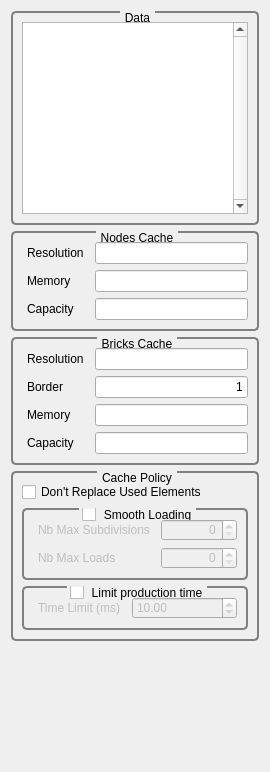
<?xml version="1.0" encoding="UTF-8"?>
<ui version="4.0">
 <class>GvvQCacheEditor</class>
 <widget class="QWidget" name="GvvQCacheEditor">
  <property name="geometry">
   <rect>
    <x>0</x>
    <y>0</y>
    <width>270</width>
    <height>772</height>
   </rect>
  </property>
  <property name="sizePolicy">
   <sizepolicy hsizetype="Preferred" vsizetype="Preferred">
    <horstretch>0</horstretch>
    <verstretch>0</verstretch>
   </sizepolicy>
  </property>
  <property name="windowTitle">
   <string>Cache Editor</string>
  </property>
  <property name="styleSheet">
   <string notr="true">QGroupBox
{
     background-color: qlineargradient(x1: 0, y1: 0, x2: 0, y2: 1,
                                       stop: 0 #E0E0E0, stop: 1 #FFFFFF);
     border: 2px solid gray;
     border-radius: 5px;
     margin-top: 1ex; /* leave space at the top for the title */
 }

 QGroupBox::title
{
	 subcontrol-origin: margin;
     subcontrol-position: top center; /* position at the top center */
     padding: 0 3px;
   /*  background-color: qlineargradient(x1: 0, y1: 0, x2: 0, y2: 1,
                                       stop: 0 #DDDDDD, stop: 1 #FFFFFF);*/
     border-radius: 3px;
 }

QLabel
{
	border-radius: 4px;
	padding: 2px;
 }
</string>
  </property>
  <layout class="QVBoxLayout" name="verticalLayout_3">
   <item>
    <widget class="QGroupBox" name="_dataTypeGroupBox">
     <property name="sizePolicy">
      <sizepolicy hsizetype="Preferred" vsizetype="Preferred">
       <horstretch>0</horstretch>
       <verstretch>0</verstretch>
      </sizepolicy>
     </property>
     <property name="title">
      <string>Data</string>
     </property>
     <layout class="QVBoxLayout" name="verticalLayout">
      <item>
       <widget class="QTableWidget" name="_dataTableWidget">
        <property name="sizePolicy">
         <sizepolicy hsizetype="Expanding" vsizetype="Preferred">
          <horstretch>0</horstretch>
          <verstretch>0</verstretch>
         </sizepolicy>
        </property>
        <property name="verticalScrollBarPolicy">
         <enum>Qt::ScrollBarAlwaysOn</enum>
        </property>
        <property name="alternatingRowColors">
         <bool>true</bool>
        </property>
       </widget>
      </item>
     </layout>
    </widget>
   </item>
   <item>
    <widget class="QGroupBox" name="groupBox_6">
     <property name="title">
      <string>Nodes Cache</string>
     </property>
     <layout class="QGridLayout" name="gridLayout_5">
      <item row="0" column="0">
       <widget class="QLabel" name="label_7">
        <property name="text">
         <string>Resolution</string>
        </property>
       </widget>
      </item>
      <item row="1" column="0">
       <widget class="QLabel" name="label_8">
        <property name="text">
         <string>Memory</string>
        </property>
       </widget>
      </item>
      <item row="1" column="1">
       <widget class="QLineEdit" name="_nodeCacheMemoryLineEdit">
        <property name="layoutDirection">
         <enum>Qt::LeftToRight</enum>
        </property>
        <property name="text">
         <string/>
        </property>
        <property name="alignment">
         <set>Qt::AlignRight|Qt::AlignTrailing|Qt::AlignVCenter</set>
        </property>
        <property name="readOnly">
         <bool>true</bool>
        </property>
       </widget>
      </item>
      <item row="2" column="0">
       <widget class="QLabel" name="label_9">
        <property name="text">
         <string>Capacity</string>
        </property>
       </widget>
      </item>
      <item row="2" column="1">
       <widget class="QLineEdit" name="_nodeCacheCapacityLineEdit">
        <property name="layoutDirection">
         <enum>Qt::LeftToRight</enum>
        </property>
        <property name="text">
         <string/>
        </property>
        <property name="alignment">
         <set>Qt::AlignRight|Qt::AlignTrailing|Qt::AlignVCenter</set>
        </property>
        <property name="readOnly">
         <bool>true</bool>
        </property>
       </widget>
      </item>
      <item row="0" column="1">
       <widget class="QLineEdit" name="_nodeTileResolutionLineEdit">
        <property name="alignment">
         <set>Qt::AlignRight|Qt::AlignTrailing|Qt::AlignVCenter</set>
        </property>
        <property name="readOnly">
         <bool>true</bool>
        </property>
       </widget>
      </item>
     </layout>
    </widget>
   </item>
   <item>
    <widget class="QGroupBox" name="groupBox_7">
     <property name="title">
      <string>Bricks Cache</string>
     </property>
     <layout class="QGridLayout" name="gridLayout_6">
      <item row="0" column="0">
       <widget class="QLabel" name="label_10">
        <property name="text">
         <string>Resolution</string>
        </property>
       </widget>
      </item>
      <item row="1" column="0">
       <widget class="QLabel" name="label_11">
        <property name="text">
         <string>Border</string>
        </property>
       </widget>
      </item>
      <item row="1" column="1">
       <widget class="QLineEdit" name="_brickBorderSizeLineEdit">
        <property name="layoutDirection">
         <enum>Qt::LeftToRight</enum>
        </property>
        <property name="text">
         <string>1</string>
        </property>
        <property name="alignment">
         <set>Qt::AlignRight|Qt::AlignTrailing|Qt::AlignVCenter</set>
        </property>
        <property name="readOnly">
         <bool>true</bool>
        </property>
       </widget>
      </item>
      <item row="2" column="0">
       <widget class="QLabel" name="label_12">
        <property name="text">
         <string>Memory</string>
        </property>
       </widget>
      </item>
      <item row="2" column="1">
       <widget class="QLineEdit" name="_brickCacheMemoryLineEdit">
        <property name="layoutDirection">
         <enum>Qt::LeftToRight</enum>
        </property>
        <property name="text">
         <string/>
        </property>
        <property name="alignment">
         <set>Qt::AlignRight|Qt::AlignTrailing|Qt::AlignVCenter</set>
        </property>
        <property name="readOnly">
         <bool>true</bool>
        </property>
       </widget>
      </item>
      <item row="3" column="0">
       <widget class="QLabel" name="label_13">
        <property name="text">
         <string>Capacity</string>
        </property>
       </widget>
      </item>
      <item row="3" column="1">
       <widget class="QLineEdit" name="_brickCacheCapacityLineEdit">
        <property name="layoutDirection">
         <enum>Qt::LeftToRight</enum>
        </property>
        <property name="text">
         <string/>
        </property>
        <property name="alignment">
         <set>Qt::AlignRight|Qt::AlignTrailing|Qt::AlignVCenter</set>
        </property>
        <property name="readOnly">
         <bool>true</bool>
        </property>
       </widget>
      </item>
      <item row="0" column="1">
       <widget class="QLineEdit" name="_brickResolutionLineEdit">
        <property name="alignment">
         <set>Qt::AlignRight|Qt::AlignTrailing|Qt::AlignVCenter</set>
        </property>
        <property name="readOnly">
         <bool>true</bool>
        </property>
       </widget>
      </item>
     </layout>
    </widget>
   </item>
   <item>
    <widget class="QGroupBox" name="groupBox">
     <property name="title">
      <string>Cache Policy</string>
     </property>
     <layout class="QVBoxLayout" name="verticalLayout_2">
      <item>
       <widget class="QCheckBox" name="_preventReplacingUsedElementsCachePolicyCheckBox">
        <property name="text">
         <string>Don't Replace Used Elements</string>
        </property>
       </widget>
      </item>
      <item>
       <widget class="QGroupBox" name="_smoothLoadingCachePolicyGroupBox">
        <property name="title">
         <string>Smooth Loading</string>
        </property>
        <property name="alignment">
         <set>Qt::AlignLeading|Qt::AlignLeft|Qt::AlignVCenter</set>
        </property>
        <property name="flat">
         <bool>false</bool>
        </property>
        <property name="checkable">
         <bool>true</bool>
        </property>
        <property name="checked">
         <bool>false</bool>
        </property>
        <layout class="QFormLayout" name="formLayout_2">
         <item row="0" column="0">
          <widget class="QLabel" name="label">
           <property name="text">
            <string>Nb Max Subdivisions</string>
           </property>
          </widget>
         </item>
         <item row="0" column="1">
          <widget class="QSpinBox" name="_nbSubdivisionsSpinBox">
           <property name="alignment">
            <set>Qt::AlignRight|Qt::AlignTrailing|Qt::AlignVCenter</set>
           </property>
           <property name="maximum">
            <number>10000</number>
           </property>
           <property name="singleStep">
            <number>100</number>
           </property>
          </widget>
         </item>
         <item row="1" column="0">
          <widget class="QLabel" name="label_2">
           <property name="text">
            <string>Nb Max Loads</string>
           </property>
          </widget>
         </item>
         <item row="1" column="1">
          <widget class="QSpinBox" name="_nbLoadsSpinBox">
           <property name="alignment">
            <set>Qt::AlignRight|Qt::AlignTrailing|Qt::AlignVCenter</set>
           </property>
           <property name="maximum">
            <number>10000</number>
           </property>
           <property name="singleStep">
            <number>100</number>
           </property>
          </widget>
         </item>
        </layout>
       </widget>
      </item>
      <item>
       <widget class="QGroupBox" name="_timeLimitGroupBox">
        <property name="focusPolicy">
         <enum>Qt::StrongFocus</enum>
        </property>
        <property name="title">
         <string>Limit production time</string>
        </property>
        <property name="checkable">
         <bool>true</bool>
        </property>
        <property name="checked">
         <bool>false</bool>
        </property>
        <layout class="QFormLayout" name="formLayout">
         <item row="0" column="0">
          <widget class="QLabel" name="label_3">
           <property name="text">
            <string>Time Limit (ms)</string>
           </property>
          </widget>
         </item>
         <item row="0" column="1">
          <widget class="QDoubleSpinBox" name="_timeLimitDoubleSpinBox">
           <property name="maximum">
            <double>1000.000000000000000</double>
           </property>
           <property name="value">
            <double>10.000000000000000</double>
           </property>
          </widget>
         </item>
        </layout>
       </widget>
      </item>
     </layout>
    </widget>
   </item>
   <item>
    <spacer name="verticalSpacer">
     <property name="orientation">
      <enum>Qt::Vertical</enum>
     </property>
     <property name="sizeHint" stdset="0">
      <size>
       <width>20</width>
       <height>40</height>
      </size>
     </property>
    </spacer>
   </item>
  </layout>
  <zorder>groupBox</zorder>
  <zorder>groupBox_6</zorder>
  <zorder>groupBox_7</zorder>
  <zorder>_dataTypeGroupBox</zorder>
  <zorder>verticalSpacer</zorder>
 </widget>
 <resources/>
 <connections/>
</ui>
